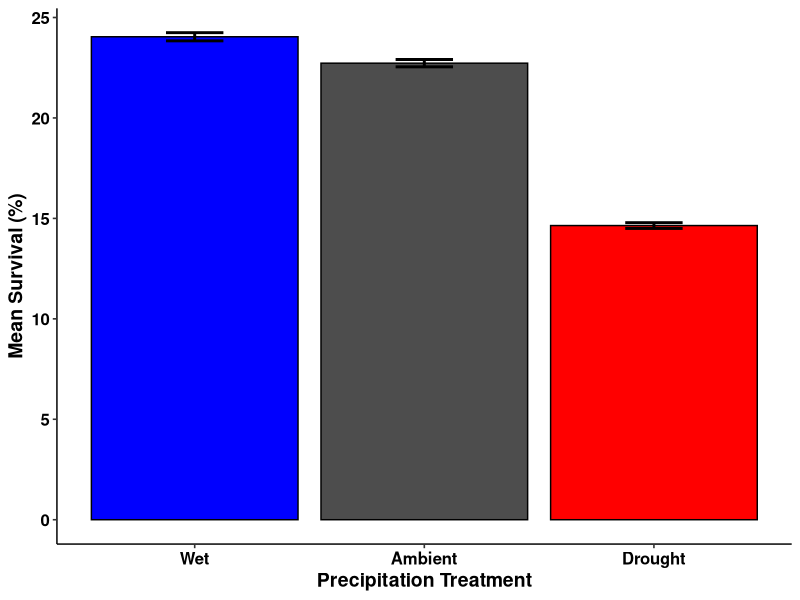
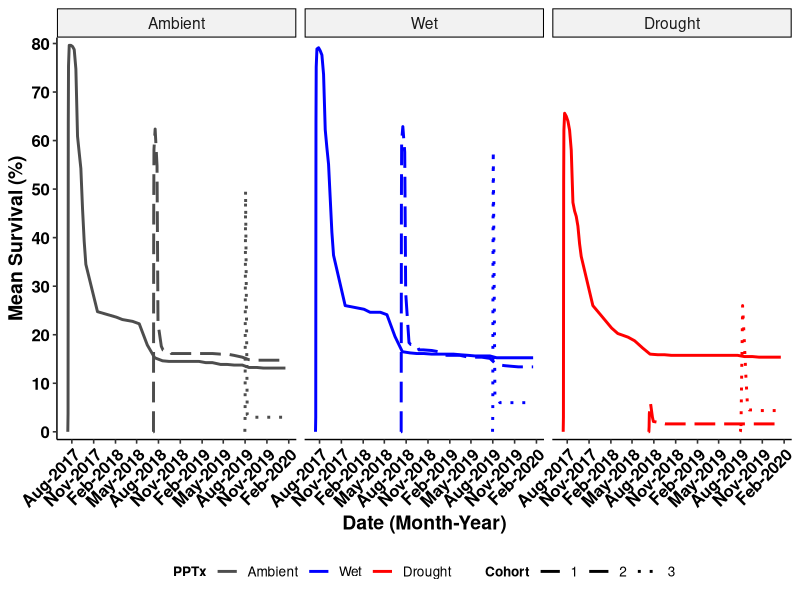
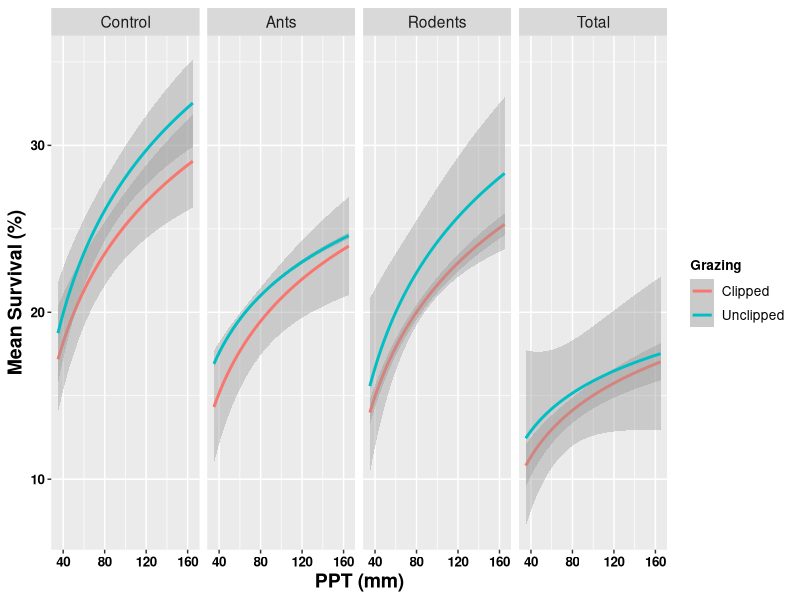
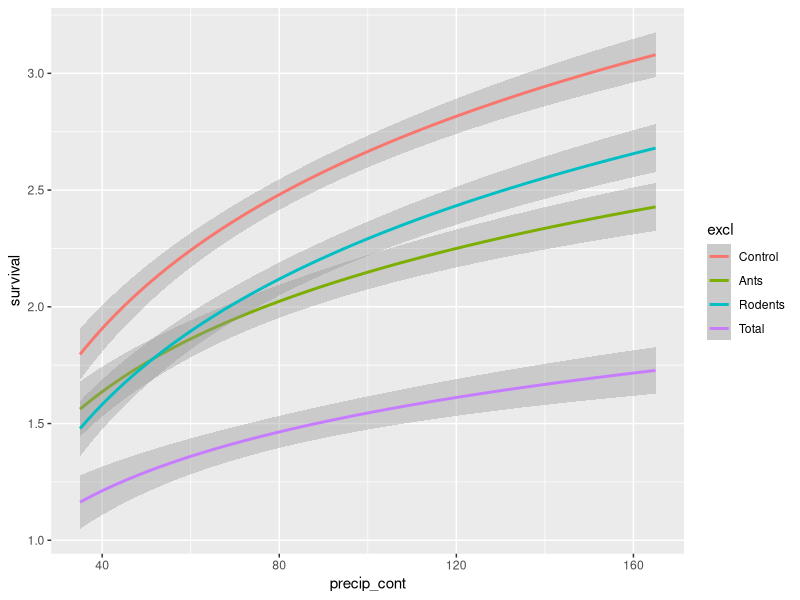
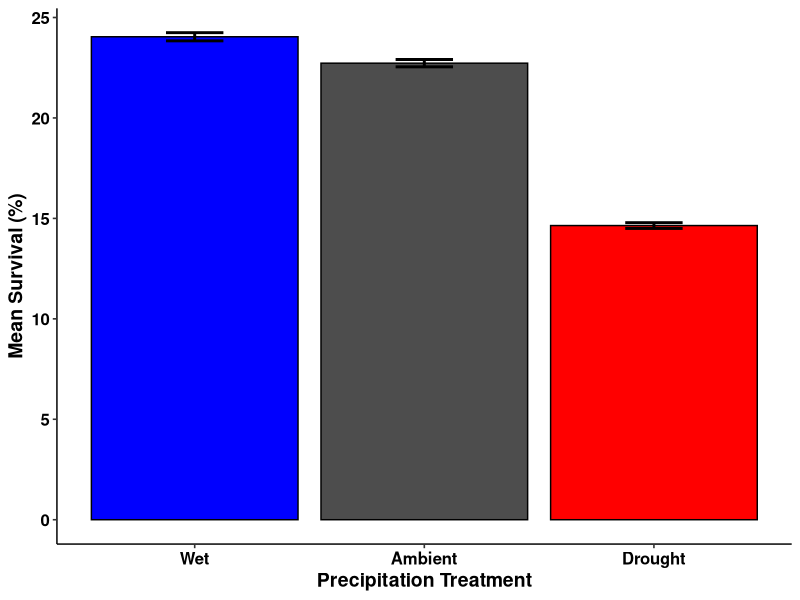
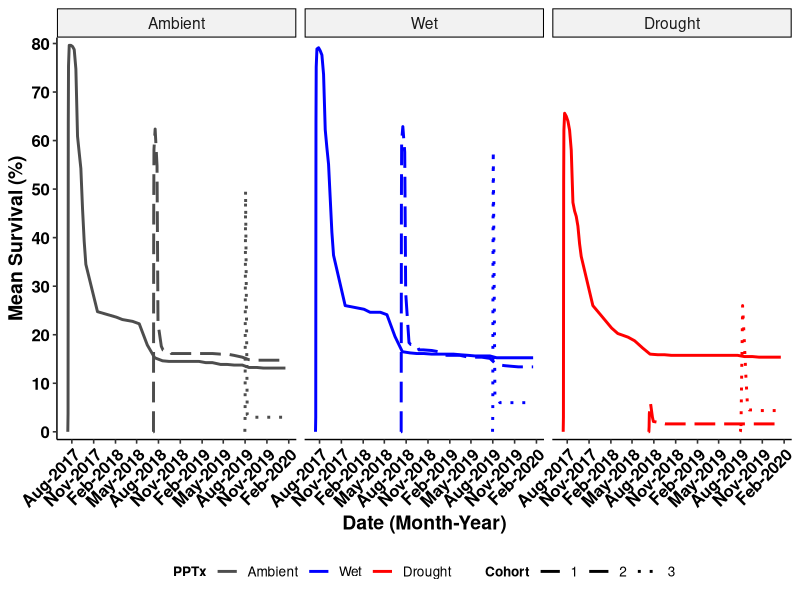

Generate these figures, in order, with R:
# USDA Rainout - Santa Rita Experimental Range
# Data visualizations-main
# Austin Rutherford
# email:arutherford@email.arizona.edu
# 2021-03-29

# Load packages
library(tidyverse)
library(forcats)
library(vroom)
library(ggpubr)
library(glmmTMB)
library(dplyr)

### Read in clean seedlings data with model outputs from "srer_rainout_stats_summarize"
seedlings_obs <- vroom("Data/seedlings_obs.csv",
                   col_types = c(.default = "f",
                                 ObsID = "i",
                                 date = "D",
                                 survival = "i",
                                 died = "i",
                                 tot_germination = "i",
                                 herb_lived = "i",
                                 herb_died = "i",
                                 tot_herbivory = "i",
                                 granivory = "i",
                                 res_surv = "d",
                                 sim_surv = "d",
                                 sim_fit_surv = "d",
                                 pred_surv = "d"))
str(seedlings_obs)
glimpse(seedlings_obs)

# create data set for raw survival data
tot_surv <- seedlings_obs %>% 
  group_by(precip, cohort, date) %>% 
  summarise(mean_surv = mean(survival),
            se_surv = (sd(survival)/n())) %>%
  mutate(upper = mean_surv + se_surv,
         lower = mean_surv - se_surv,
         date = as.Date(date))

summary(tot_surv)

tot_surv %>%
  group_by(precip, cohort) %>% 
  summarise(mean_precip_per = (100*mean(mean_surv)/10),
            mean_se_per = (100*mean(se_surv)/10)) %>% 
  mutate(upper = mean_precip_per + mean_se_per,
         lower = mean_precip_per - mean_se_per)

bar_surv_fig <- tot_surv %>%
  group_by(precip) %>% 
  summarise(mean_precip_per = (100*mean(mean_surv)/10),
            mean_se_per = (100*mean(se_surv)/10)) %>%
  mutate(upper = mean_precip_per + mean_se_per,
         lower = mean_precip_per - mean_se_per) %>%
  mutate(precip = recode_factor(precip,
                                       "IR" = "Wet",
                                      "Control" = "Ambient",
                                       "RO" = "Drought", .ordered = TRUE)) %>% 
  ggplot(mapping = aes(x = precip, y = mean_precip_per, fill = precip)) +
  geom_bar(stat="identity", color = "black", position=position_dodge()) +
  geom_errorbar(aes(ymin = lower, ymax = upper), width = 0.25, position = position_dodge(), size = 1) +
  scale_fill_manual(values = c("blue1","grey30","red1")) +
  scale_x_discrete(labels = c("Wet","Ambient", "Drought")) +
  labs(y = "Mean Survival (%)",
       x = "Precipitation Treatment") +
  theme_pubr(legend = "none") +
  labs_pubr()

bar_surv_fig

ggsave(filename = "Figures_Tables/bar_mean_surv.tiff",
       plot = bar_surv_fig,
       dpi = 800,
       width = 22,
       height = 12,
       units = "in",
       compression = "lzw")


# plot survival over time with error bars

#labels.precip <- factor(tot_surv$precip, labels = c("Ambient", "Drought", "Wet"))

line_mean_surv <- tot_surv %>% 
  mutate(precip = recode_factor(precip,
                                "Control" = "Ambient",
                                "IR" = "Wet",
                                "RO" = "Drought", .ordered = TRUE)) %>% 
  ggplot(aes(x = date, y = 10*mean_surv, group = cohort, color = precip)) + 
  scale_color_manual(values = c("grey30", "blue1", "red1")) +
  scale_y_continuous(breaks = seq(0, 110, 10), expand = c(0.02,0)) +
  scale_x_date(date_labels = "%b-%Y", date_breaks = "3 months") +
  geom_line(aes(linetype = cohort), stat = "identity", size = 1) + 
  scale_linetype_manual(values=c("solid","longdash", "dotted")) +
  scale_fill_manual(values = c("grey30","blue1", "red1")) +
  labs(y = "Mean Survival (%)",
       x = "Date (Month-Year)",
       color = "PPTx",
       linetype = "Cohort") +
  facet_wrap(~precip, ncol = 3, nrow = 1) +
  theme_pubr(legend = "bottom", x.text.angle = 45) +
  labs_pubr()

line_mean_surv

ggsave(filename = "Figures_Tables/seedlings/line_mean_surv.tiff",
       plot = line_mean_surv,
       dpi = 800,
       width = 22,
       height = 12,
       units = "in",
       compression = "lzw")

# create data set for precip and excl
tot_surv_pe <- seedlings_obs %>% 
  group_by(precip, excl) %>% 
  summarise(mean_surv = mean(survival),
            se_surv = (sd(survival)/n())) %>%
  mutate(upper = mean_surv + se_surv,
         lower = mean_surv - se_surv)

# if want to look at effects treating precip as continuous
precip_cont_df <- seedlings_obs %>% 
  ungroup() %>% 
  mutate(precip_cont = dplyr::recode(precip,
                                     "Control" = "100",
                                     "IR" = "165",
                                     "RO" = "35")) %>% 
  mutate(precip_cont = as.numeric(as.character(precip_cont)))

# clip vs unclip across exclusion treatments
precip_cont_df %>%
  group_by(precip_cont, precip, clip, excl) %>% 
  summarise(mean_surv = 100*mean(survival/10)) %>% #convert survival to a percentage
  ggplot(aes(x = precip_cont, y = mean_surv, color = clip, group = clip)) + 
  geom_smooth(method = "glm", formula = y ~ log(x))+
  labs(y = "Mean Survival (%)",
       x = "PPT (mm)",
       color = "Grazing") +
  labs_pubr() +
  facet_wrap(~excl, nrow = 1)

# only exclusion txs
precip_cont_df %>% 
  ggplot(aes(x = precip_cont, y = survival, color = excl, group = excl)) + 
  geom_smooth(method = "glm", formula = y ~ log(x))
